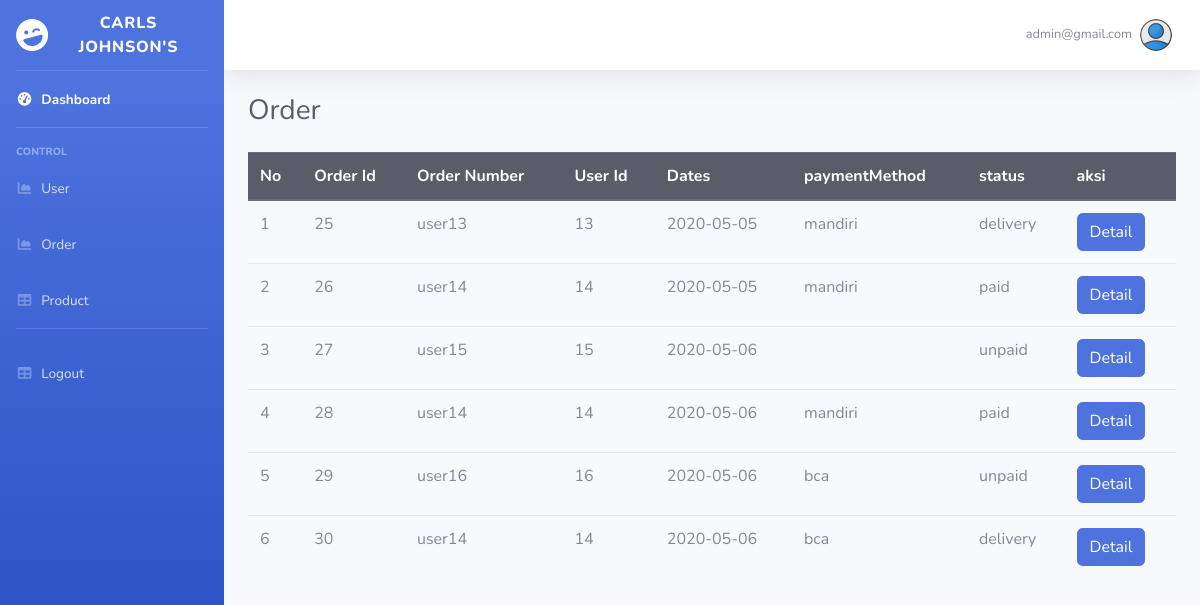
Page /admin/order.php (signed in) on the committed database.
### tables this page shows
CREATE TABLE `orders` (
  `order_id` int(11) NOT NULL,
  `order_num` varchar(20) NOT NULL,
  `user_id` int(11) NOT NULL,
  `dates` date NOT NULL,
  `total` int(200) NOT NULL,
  `status` enum('unpaid','paid','approve','reject','delivery') NOT NULL,
  `paymentMethod` enum('bca','mandiri','bni','bri') NOT NULL
);

### admin/order.php (the view, shortened to what this page needs)
	<?php if($_SESSION['role'] == "admin"): ?>
<?php
	require "master.php";
	require '../conn.php';
	$sql ="SELECT * FROM orders";
	$hasil = $kunci->prepare($sql);
	$hasil -> execute();
?>
<div class="container-fluid">
  <div class="d-sm-flex align-items-center justify-content-between mb-4">
    <h1 class="h3 mb-0 text-gray-800">Order</h1>
 </div>
<table class="table">
  <thead class="thead-dark">
    <tr>
    	<th scope="col">No</th>
      <th scope="col">Order Id</th>
      <th scope="col">Order Number</th>
      <th scope="col">User Id</th>
      <th scope="col">Dates</th>
      <th scope="col">paymentMethod</th>
      <th scope="col">status</th>
      <th scope="col">aksi</th>
    </tr>
  </thead>
  <tbody>
   <?php
	$i = 0;
	while($data =$hasil->fetch()):
		$i++;?>
	<tr>
		<td><?= $i;?></td>
		<td><?= $data['order_id'];?></td>
		<td><?= $data['order_num'];?></td>
		<td><?= $data['user_id'];?></td>
		<td><?= $data['dates'];?></td>
		<td><?= $data['paymentMethod'];?></td>
		<td><?= $data['status'];?></td>
		<td>
			<a class="btn btn-primary" href="detail_order.php?id=<?= $data['order_id']; ?>">Detail</a>
		</td>
	</tr>
<?php endwhile; ?>
  </tbody>
</table>
<?php endif; ?>

### rows in the picture
orders: order_id "25", order_num "user13", user "13", dates "2020-05-05", paymentMethod "mandiri", status "delivery"
orders: order_id "26", order_num "user14", user "14", dates "2020-05-05", paymentMethod "mandiri", status "paid"
orders: order_id "27", order_num "user15", user "15", dates "2020-05-06", status "unpaid"
orders: order_id "28", order_num "user14", user "14", dates "2020-05-06", paymentMethod "mandiri", status "paid"
orders: order_id "29", order_num "user16", user "16", dates "2020-05-06", paymentMethod "bca", status "unpaid"
orders: order_id "30", order_num "user14", user "14", dates "2020-05-06", paymentMethod "bca", status "delivery"

### other values in the picture
$_SESSION['email'] "admin@gmail.com"
